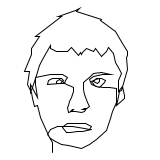
Frame 1 (no input)
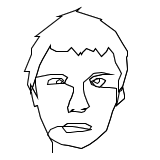
Frame 2 (the mouse pressed at the canvas centre, redrawn once)

The Processing sketch that drew these frames (run headless with seeded random() and noise(); the mouse was pressed at the canvas centre and the sketch redrawn once):

// Processing sketch: processing_38697
// ── processing_38697.pde

void setup() {
  size(160, 160);
  noLoop();
  smooth();
  background(255);
}

void draw() {
perfil();  // perfil normal
save("321.jpg"); 

}


void perfil(){
beginShape();
fill(255);








vertex(52,152);

vertex(52,142);

vertex(49,137);

vertex(44,126);

vertex(40,117);

vertex(37,105);

vertex(34,106);

vertex(32,98);

vertex(31,92);

vertex(27,84);

vertex(29,71);

vertex(24,71);

vertex(31,54);

vertex(31,48);

vertex(39,36);

vertex(35,36);

vertex(61,16);

vertex(58,16);

vertex(75,10);

vertex(79,8);

vertex(76,11);

vertex(101,19);

vertex(100,20);

vertex(115,31);

vertex(122,43);

vertex(127,51);

vertex(127,55);

vertex(126,57);

vertex(127,69);

vertex(121,90);

vertex(119,91);

vertex(117,101);

vertex(116,105);

vertex(124,98);

vertex(124,95);

vertex(122,86);

vertex(118,91);

vertex(118,80);

vertex(121,73);

vertex(119,69);

vertex(115,62);

vertex(113,53);

vertex(108,47);

vertex(106,51);

vertex(101,56);

vertex(95,48);

vertex(93,51);

vertex(86,48);

vertex(82,52);

vertex(81,54);

vertex(80,52);

vertex(78,55);

vertex(71,47);

vertex(67,51);

vertex(61,51);

vertex(56,51);

vertex(50,48);

vertex(50,45);

vertex(42,59);

vertex(39,65);

vertex(36,75);

vertex(32,87);

vertex(30,92);

vertex(30,84);

vertex(37,97);

vertex(35,84);

vertex(35,77);

vertex(50,74);

vertex(62,74);

vertex(67,77);

vertex(65,80);

vertex(64,83);

vertex(59,83);

vertex(47,84);

vertex(48,80);

vertex(52,78);

vertex(56,78);

vertex(61,78);

vertex(63,80);

vertex(60,83);

vertex(57,83);

vertex(56,83);

vertex(56,82);

vertex(56,81);

vertex(59,79);

vertex(66,84);

vertex(71,86);

vertex(73,87);

vertex(73,91);

vertex(71,97);

vertex(69,101);

vertex(68,105);

vertex(67,107);

vertex(68,112);

vertex(71,111);

vertex(73,109);

vertex(73,109);

vertex(72,109);

vertex(70,111);

vertex(75,111);

vertex(81,112);

vertex(84,111);

vertex(86,108);

vertex(84,108);

vertex(82,109);

vertex(85,109);

vertex(89,106);

vertex(87,102);

vertex(84,94);

vertex(83,89);

vertex(83,82);

vertex(90,76);

vertex(93,73);

vertex(101,72);

vertex(110,74);

vertex(102,74);

vertex(93,76);

vertex(89,79);

vertex(91,84);

vertex(99,87);

vertex(104,82);

vertex(105,80);

vertex(101,78);

vertex(96,78);

vertex(93,81);

vertex(97,83);

vertex(99,81);

vertex(99,78);

vertex(95,79);

vertex(91,81);

vertex(95,86);

vertex(103,87);

vertex(109,87);

vertex(116,88);

vertex(116,102);

vertex(112,111);

vertex(110,118);

vertex(106,130);

vertex(96,139);

vertex(89,144);

vertex(81,148);

vertex(68,145);

vertex(61,144);

vertex(55,141);

vertex(50,138);

vertex(47,134);

vertex(50,129);

vertex(57,126);

vertex(64,126);

vertex(72,126);

vertex(84,128);

vertex(89,129);

vertex(91,126);

vertex(85,123);

vertex(81,123);

vertex(72,123);

vertex(67,123);

vertex(64,125);

vertex(62,127);

vertex(66,132);

vertex(70,132);

vertex(77,131);

vertex(82,131);

vertex(91,129);



endShape();
}   
